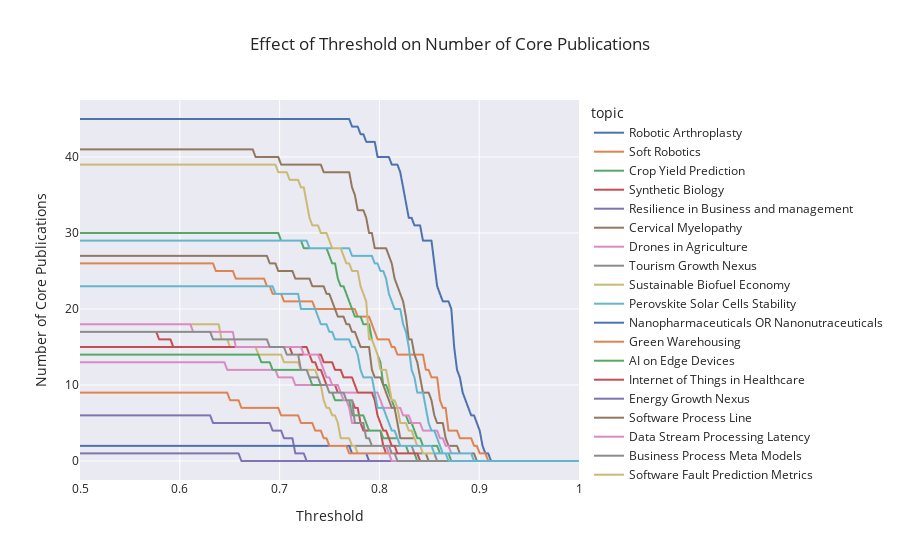

Write notebook code for a chart like this one.
### Code cell
thresholds = np.linspace(0.15, 1, 300)
items = []
for topic, core_pubs, result in results:
    n_total_pubs = result.shape[0]
    for threshold in thresholds:
        n_core_pubs = result[(result["similarity"] >= threshold) & (result["id"].isin(core_pubs))].shape[0]
        n_pubs = result[result["similarity"] >= threshold].shape[0]
        items.append(dict(topic=topic, threshold=threshold, n_core_pubs=n_core_pubs, n_pubs=n_pubs, n_total_pubs=n_total_pubs))

df = pd.DataFrame(items)
fig = px.line(df, x="threshold", y="n_core_pubs", color="topic",
               labels=dict(n_core_pubs="Number of Core Publications", threshold="Threshold"),
               title="Effect of Threshold on Number of Core Publications")

fig.update_xaxes(range=[0.5, 1]) # prior is irrelevant
fig.show()

### Figure 1 — Plotly figure (JSON) as saved in the notebook; plotly's stock layout.template omitted (floating-point values rounded to 4 significant figures; data arrays with more than 128 entries replaced by an {"elided": "..."} marker saying what was removed)
{"data": [{"hovertemplate": "topic=Robotic Arthroplasty<br>Threshold=%{x}<br>Number of Core Publications=%{y}<extra></extra>", "legendgroup": "Robotic Arthroplasty", "line": {"color": "rgb(76,114,176)", "dash": "solid"}, "marker": {"symbol": "circle"}, "mode": "lines", "name": "Robotic Arthroplasty", "showlegend": true, "type": "scattergl", "x": {"elided": "300 float values"}, "xaxis": "x", "y": {"elided": "300 int values"}, "yaxis": "y"}, {"hovertemplate": "topic=Soft Robotics<br>Threshold=%{x}<br>Number of Core Publications=%{y}<extra></extra>", "legendgroup": "Soft Robotics", "line": {"color": "rgb(221,132,82)", "dash": "solid"}, "marker": {"symbol": "circle"}, "mode": "lines", "name": "Soft Robotics", "showlegend": true, "type": "scattergl", "x": {"elided": "300 float values"}, "xaxis": "x", "y": {"elided": "300 int values"}, "yaxis": "y"}, {"hovertemplate": "topic=Crop Yield Prediction<br>Threshold=%{x}<br>Number of Core Publications=%{y}<extra></extra>", "legendgroup": "Crop Yield Prediction", "line": {"color": "rgb(85,168,104)", "dash": "solid"}, "marker": {"symbol": "circle"}, "mode": "lines", "name": "Crop Yield Prediction", "showlegend": true, "type": "scattergl", "x": {"elided": "300 float values"}, "xaxis": "x", "y": {"elided": "300 int values"}, "yaxis": "y"}, {"hovertemplate": "topic=Synthetic Biology<br>Threshold=%{x}<br>Number of Core Publications=%{y}<extra></extra>", "legendgroup": "Synthetic Biology", "line": {"color": "rgb(196,78,82)", "dash": "solid"}, "marker": {"symbol": "circle"}, "mode": "lines", "name": "Synthetic Biology", "showlegend": true, "type": "scattergl", "x": {"elided": "300 float values"}, "xaxis": "x", "y": {"elided": "300 int values"}, "yaxis": "y"}, {"hovertemplate": "topic=Resilience in Business and management<br>Threshold=%{x}<br>Number of Core Publications=%{y}<extra></extra>", "legendgroup": "Resilience in Business and management", "line": {"color": "rgb(129,114,179)", "dash": "solid"}, "marker": {"symbol": "circle"}, "mode": "lines", "name": "Resilience in Business and management", "showlegend": true, "type": "scattergl", "x": {"elided": "300 float values"}, "xaxis": "x", "y": {"elided": "300 int values"}, "yaxis": "y"}, {"hovertemplate": "topic=Cervical Myelopathy<br>Threshold=%{x}<br>Number of Core Publications=%{y}<extra></extra>", "legendgroup": "Cervical Myelopathy", "line": {"color": "rgb(147,120,96)", "dash": "solid"}, "marker": {"symbol": "circle"}, "mode": "lines", "name": "Cervical Myelopathy", "showlegend": true, "type": "scattergl", "x": {"elided": "300 float values"}, "xaxis": "x", "y": {"elided": "300 int values"}, "yaxis": "y"}, {"hovertemplate": "topic=Drones in Agriculture<br>Threshold=%{x}<br>Number of Core Publications=%{y}<extra></extra>", "legendgroup": "Drones in Agriculture", "line": {"color": "rgb(218,139,195)", "dash": "solid"}, "marker": {"symbol": "circle"}, "mode": "lines", "name": "Drones in Agriculture", "showlegend": true, "type": "scattergl", "x": {"elided": "300 float values"}, "xaxis": "x", "y": {"elided": "300 int values"}, "yaxis": "y"}, {"hovertemplate": "topic=Tourism Growth Nexus<br>Threshold=%{x}<br>Number of Core Publications=%{y}<extra></extra>", "legendgroup": "Tourism Growth Nexus", "line": {"color": "rgb(140,140,140)", "dash": "solid"}, "marker": {"symbol": "circle"}, "mode": "lines", "name": "Tourism Growth Nexus", "showlegend": true, "type": "scattergl", "x": {"elided": "300 float values"}, "xaxis": "x", "y": {"elided": "300 int values"}, "yaxis": "y"}, {"hovertemplate": "topic=Sustainable Biofuel Economy<br>Threshold=%{x}<br>Number of Core Publications=%{y}<extra></extra>", "legendgroup": "Sustainable Biofuel Economy", "line": {"color": "rgb(204,185,116)", "dash": "solid"}, "marker": {"symbol": "circle"}, "mode": "lines", "name": "Sustainable Biofuel Economy", "showlegend": true, "type": "scattergl", "x": {"elided": "300 float values"}, "xaxis": "x", "y": {"elided": "300 int values"}, "yaxis": "y"}, {"hovertemplate": "topic=Perovskite Solar Cells Stability<br>Threshold=%{x}<br>Number of Core Publications=%{y}<extra></extra>", "legendgroup": "Perovskite Solar Cells Stability", "line": {"color": "rgb(100,181,205)", "dash": "solid"}, "marker": {"symbol": "circle"}, "mode": "lines", "name": "Perovskite Solar Cells Stability", "showlegend": true, "type": "scattergl", "x": {"elided": "300 float values"}, "xaxis": "x", "y": {"elided": "300 int values"}, "yaxis": "y"}, {"hovertemplate": "topic=Nanopharmaceuticals OR Nanonutraceuticals<br>Threshold=%{x}<br>Number of Core Publications=%{y}<extra></extra>", "legendgroup": "Nanopharmaceuticals OR Nanonutraceuticals", "line": {"color": "rgb(76,114,176)", "dash": "solid"}, "marker": {"symbol": "circle"}, "mode": "lines", "name": "Nanopharmaceuticals OR Nanonutraceuticals", "showlegend": true, "type": "scattergl", "x": {"elided": "300 float values"}, "xaxis": "x", "y": {"elided": "300 int values"}, "yaxis": "y"}, {"hovertemplate": "topic=Green Warehousing<br>Threshold=%{x}<br>Number of Core Publications=%{y}<extra></extra>", "legendgroup": "Green Warehousing", "line": {"color": "rgb(221,132,82)", "dash": "solid"}, "marker": {"symbol": "circle"}, "mode": "lines", "name": "Green Warehousing", "showlegend": true, "type": "scattergl", "x": {"elided": "300 float values"}, "xaxis": "x", "y": {"elided": "300 int values"}, "yaxis": "y"}, {"hovertemplate": "topic=AI on Edge Devices<br>Threshold=%{x}<br>Number of Core Publications=%{y}<extra></extra>", "legendgroup": "AI on Edge Devices", "line": {"color": "rgb(85,168,104)", "dash": "solid"}, "marker": {"symbol": "circle"}, "mode": "lines", "name": "AI on Edge Devices", "showlegend": true, "type": "scattergl", "x": {"elided": "300 float values"}, "xaxis": "x", "y": {"elided": "300 int values"}, "yaxis": "y"}, {"hovertemplate": "topic=Internet of Things in Healthcare<br>Threshold=%{x}<br>Number of Core Publications=%{y}<extra></extra>", "legendgroup": "Internet of Things in Healthcare", "line": {"color": "rgb(196,78,82)", "dash": "solid"}, "marker": {"symbol": "circle"}, "mode": "lines", "name": "Internet of Things in Healthcare", "showlegend": true, "type": "scattergl", "x": {"elided": "300 float values"}, "xaxis": "x", "y": {"elided": "300 int values"}, "yaxis": "y"}, {"hovertemplate": "topic=Energy Growth Nexus<br>Threshold=%{x}<br>Number of Core Publications=%{y}<extra></extra>", "legendgroup": "Energy Growth Nexus", "line": {"color": "rgb(129,114,179)", "dash": "solid"}, "marker": {"symbol": "circle"}, "mode": "lines", "name": "Energy Growth Nexus", "showlegend": true, "type": "scattergl", "x": {"elided": "300 float values"}, "xaxis": "x", "y": {"elided": "300 int values"}, "yaxis": "y"}, {"hovertemplate": "topic=Software Process Line<br>Threshold=%{x}<br>Number of Core Publications=%{y}<extra></extra>", "legendgroup": "Software Process Line", "line": {"color": "rgb(147,120,96)", "dash": "solid"}, "marker": {"symbol": "circle"}, "mode": "lines", "name": "Software Process Line", "showlegend": true, "type": "scattergl", "x": {"elided": "300 float values"}, "xaxis": "x", "y": {"elided": "300 int values"}, "yaxis": "y"}, {"hovertemplate": "topic=Data Stream Processing Latency<br>Threshold=%{x}<br>Number of Core Publications=%{y}<extra></extra>", "legendgroup": "Data Stream Processing Latency", "line": {"color": "rgb(218,139,195)", "dash": "solid"}, "marker": {"symbol": "circle"}, "mode": "lines", "name": "Data Stream Processing Latency", "showlegend": true, "type": "scattergl", "x": {"elided": "300 float values"}, "xaxis": "x", "y": {"elided": "300 int values"}, "yaxis": "y"}, {"hovertemplate": "topic=Business Process Meta Models<br>Threshold=%{x}<br>Number of Core Publications=%{y}<extra></extra>", "legendgroup": "Business Process Meta Models", "line": {"color": "rgb(140,140,140)", "dash": "solid"}, "marker": {"symbol": "circle"}, "mode": "lines", "name": "Business Process Meta Models", "showlegend": true, "type": "scattergl", "x": {"elided": "300 float values"}, "xaxis": "x", "y": {"elided": "300 int values"}, "yaxis": "y"}, {"hovertemplate": "topic=Software Fault Prediction Metrics<br>Threshold=%{x}<br>Number of Core Publications=%{y}<extra></extra>", "legendgroup": "Software Fault Prediction Metrics", "line": {"color": "rgb(204,185,116)", "dash": "solid"}, "marker": {"symbol": "circle"}, "mode": "lines", "name": "Software Fault Prediction Metrics", "showlegend": true, "type": "scattergl", "x": {"elided": "300 float values"}, "xaxis": "x", "y": {"elided": "300 int values"}, "yaxis": "y"}, {"hovertemplate": "topic=Software Defect Prediction<br>Threshold=%{x}<br>Number of Core Publications=%{y}<extra></extra>", "legendgroup": "Software Defect Prediction", "line": {"color": "rgb(100,181,205)", "dash": "solid"}, "marker": {"symbol": "circle"}, "mode": "lines", "name": "Software Defect Prediction", "showlegend": true, "type": "scattergl", "x": {"elided": "300 float values"}, "xaxis": "x", "y": {"elided": "300 int values"}, "yaxis": "y"}], "layout": {"legend": {"title": {"text": "topic"}, "tracegroupgap": 0}, "title": {"text": "Effect of Threshold on Number of Core Publications"}, "xaxis": {"anchor": "y", "domain": [0, 1], "range": [0.5, 1], "title": {"text": "Threshold"}}, "yaxis": {"anchor": "x", "domain": [0, 1], "title": {"text": "Number of Core Publications"}}}}
